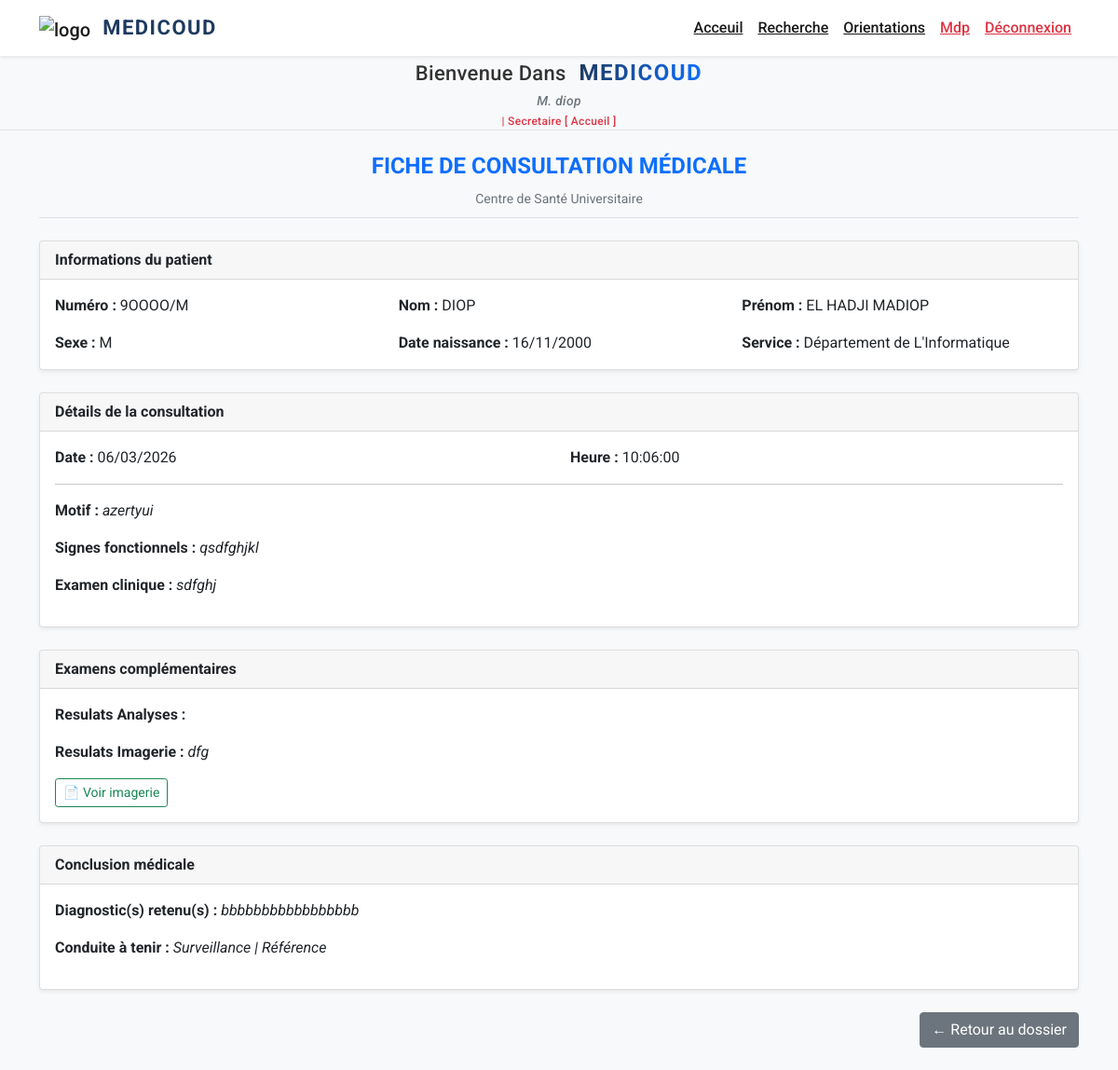
Screenshot of /profils/medecin/consultation_detail.php?id=5 (signed in) with the database file from the repository.
### tables this page shows
CREATE TABLE IF NOT EXISTS `medical_consultations` (
  `id` int NOT NULL AUTO_INCREMENT,
  `id_patient` int NOT NULL,
  `id_user` int NOT NULL,
  `date_consultation` date DEFAULT NULL,
  `heure_consultation` time DEFAULT NULL,
  `motif` text,
  `signes_fonctionnels` text,
  `examen_clinique` text,
  `examen_clinique_pdf` varchar(255) DEFAULT NULL,
  `resultats_analyses` text,
  `analyses_pdf` varchar(255) DEFAULT NULL,
  `resultats_imagerie` text,
  `imagerie_pdf` varchar(255) DEFAULT NULL,
  `diagnostic` text,
  `conduite_a_tenir` text,
  `created_at` timestamp NULL DEFAULT CURRENT_TIMESTAMP,
  PRIMARY KEY (`id`)
);

CREATE TABLE IF NOT EXISTS `medical_patients` (
  `id` int NOT NULL AUTO_INCREMENT,
  `type_patient` enum('etudiant','personnel') NOT NULL,
  `numero_identifiant` varchar(50) NOT NULL,
  `nom` varchar(100) NOT NULL,
  `prenom` varchar(150) NOT NULL,
  `date_naissance` date NOT NULL,
  `sexe` varchar(10) DEFAULT NULL,
  `telephone` varchar(20) DEFAULT NULL,
  `email` varchar(150) DEFAULT NULL,
  `adresse` varchar(255) DEFAULT NULL,
  `faculte` varchar(150) DEFAULT NULL,
  `niveau_etude` text,
  `fonction` varchar(150) DEFAULT NULL,
  `service` varchar(150) DEFAULT NULL,
  `statut_matrimonial` varchar(30) DEFAULT NULL,
  `groupe_sanguin` varchar(5) DEFAULT NULL,
  `maladies_chroniques` text,
  `mobilite_reduite` varchar(10) DEFAULT 'Non',
  `orphelin` varchar(50) NOT NULL,
  `contact_urgence_nom` varchar(150) DEFAULT NULL,
  `contact_urgence_telephone` varchar(20) DEFAULT NULL,
  `contact_urgence_profession` varchar(100) DEFAULT NULL,
  `created_at` timestamp NULL DEFAULT CURRENT_TIMESTAMP,
  PRIMARY KEY (`id`),
  UNIQUE KEY `numero_identifiant` (`numero_identifiant`)
);

### profils/medecin/consultation_detail.php (the view, shortened to what this page needs)
<?php
require_once('../../traitement/fonction.php');
$id_consultation = intval($_GET['id'] ?? 0);
$stmt = $connexion->prepare("
    SELECT c.*, p.*
    FROM medical_consultations c
    JOIN medical_patients p ON p.id = c.id_patient
    WHERE c.id = ?
");
$stmt->bind_param("i", $id_consultation);
$stmt->execute();
$result = $stmt->get_result();
$data = $result->fetch_assoc();
?>
<!DOCTYPE html>
<html lang="fr">
<?php include_once ('../../head.php'); ?>
<head>
    <link href="https://cdn.jsdelivr.net/npm/bootstrap@5.1.3/dist/css/bootstrap.min.css" rel="stylesheet">
</head>
<body>
<div class="container my-4">
    <div class="text-center mb-4 border-bottom pb-2">
        <h4 class="fw-bold text-primary">FICHE DE CONSULTATION MÉDICALE</h4>
        <small class="text-muted">Centre de Santé Universitaire</small>
    </div>
    <div class="card mb-4 shadow-sm">
        <div class="card-header fw-bold">
            Informations du patient
        </div>
        <div class="card-body">
            <div class="row">
                <div class="col-md-4">
                    <strong>Numéro : </strong>
                    <?= htmlspecialchars($data['numero_identifiant']) ?>
                </div>
                <div class="col-md-4">
                    <strong>Nom : </strong>
                    <?= htmlspecialchars($data['nom']) ?>
                </div>
                <div class="col-md-4">
                    <strong>Prénom : </strong>
                    <?= htmlspecialchars($data['prenom']) ?>
                </div>
            </div>
            <div class="row mt-3">
                <div class="col-md-4">
                    <strong>Sexe : </strong>
                    <?= htmlspecialchars($data['sexe']) ?>
                </div>
                <div class="col-md-4">
                    <strong>Date naissance : </strong>
                    <?= !empty($data['date_naissance'])
                        ? date('d/m/Y', strtotime($data['date_naissance']))
                        : '—'; ?>
                </div>
                <div class="col-md-4">
                    <strong>
                        <?= $data['type_patient']=='etudiant' ? 'Faculté' : 'Service' ?>
                    : </strong>
                    <?= htmlspecialchars(
                        $data['type_patient']=='etudiant'
                        ? ($data['faculte'] ?? '—')
                        : ($data['service'] ?? '—')
                    ); ?>
                </div>
            </div>
        </div>
    </div>
    <div class="card mb-4 shadow-sm">
        <div class="card-header fw-bold">
            Détails de la consultation
        </div>
        <div class="card-body">
            <div class="row mb-3">
                <div class="col-md-6">
                    <strong>Date :</strong>
                    <?= date('d/m/Y', strtotime($data['date_consultation'])) ?>
                </div>
                <div class="col-md-6">
                    <strong>Heure :</strong>
                    <?= htmlspecialchars($data['heure_consultation']) ?>
                </div>
            </div>
            <hr>
            <p><strong>Motif : </strong>
               <i> <?= nl2br(htmlspecialchars($data['motif'] ?? '—')) ?></i>
            </p>
            <p><strong>Signes fonctionnels : </strong>
               <i> <?= nl2br(htmlspecialchars($data['signes_fonctionnels'] ?? '—')) ?></i>
            </p>
            <p><strong>Examen clinique : </strong>
               <i> <?= nl2br(htmlspecialchars($data['examen_clinique'] ?? '—')) ?></i>
            </p>
        </div>
    </div>
    <div class="card mb-4 shadow-sm">
        <div class="card-header fw-bold">
            Examens complémentaires
        </div>
        <div class="card-body">
            <p>
                <strong>Resulats Analyses : </strong>
            </p>
            <p>
                <strong>Resulats Imagerie : </strong>
                <i><?= htmlspecialchars($data['resultats_imagerie'] ?? '—') ?></i>
            </p>
            <?php if(!empty($data['imagerie_pdf'])): ?>
                <a target="_blank"
                   class="btn btn-sm btn-outline-success"
                   href="../../uploads/consultations/<?= $data['imagerie_pdf'] ?>">
                    📄 Voir imagerie
                </a>
            <?php endif; ?>
        </div>
    </div>
    <div class="card mb-4 shadow-sm">
        <div class="card-header fw-bold">
            Conclusion médicale
        </div>
        <div class="card-body">
            <p>
                <strong>Diagnostic(s) retenu(s) : </strong>
               <i> <?= nl2br(htmlspecialchars($data['diagnostic'] ?? '—')) ?></i>
            </p>
            <p>
                <strong>Conduite à tenir : </strong>
                <i><?= htmlspecialchars($data['conduite_a_tenir'] ?? '—') ?></i>
            </p>
        </div>
    </div>
    <div class="text-end">
        <a href="dossier_medical.php?id=<?= $data['id_patient'] ?>"
           class="btn btn-secondary">
            ← Retour au dossier
        </a>
    </div>
</div>
</body>
</html>

### profils/medecin/consultation_detail.php (style rules this page uses)
body { font-family: 'Roboto', sans-serif; background-color: #f8f9fa; }

### rows the page displays
medical_consultations: medical_patients.numero_identifiant "9OOOO/M", medical_patients.nom "DIOP", medical_patients.prenom "EL HADJI MADIOP", medical_patients.sexe "M", medical_patients.date_naissance "16/11/2000", medical_patients.service "Département de L'Informatique", date_consultation "06/03/2026", heure_consultation "10:06:00", motif "azertyui", signes_fonctionnels "qsdfghjkl", examen_clinique "sdfghj", resultats_imagerie "dfg", diagnostic "bbbbbbbbbbbbbbbbb", conduite_a_tenir "Surveillance | Référence"

### other values shown
$_SESSION['nom'] "diop"
$_SESSION['user_role'] "Secretaire"
$_SESSION['profile_2'] "Accueil"
